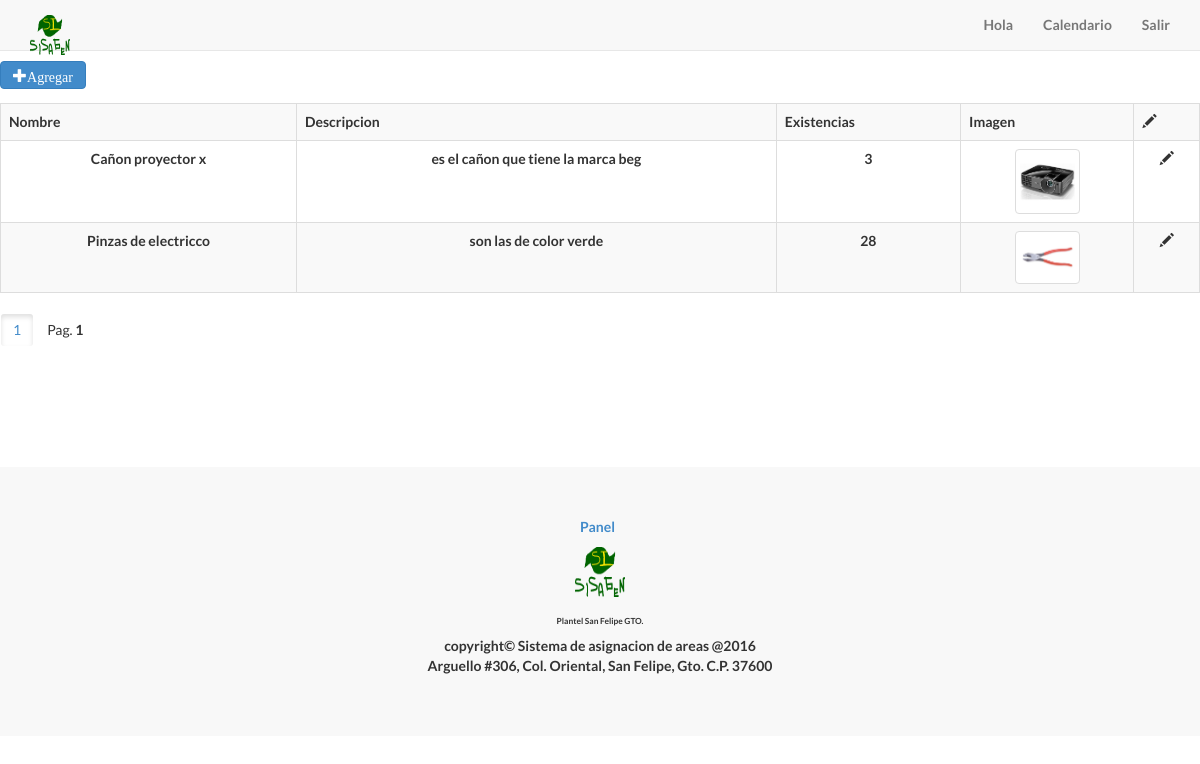
The page /lisMaterial.php on the database its author committed.
### tables this page shows
CREATE TABLE `tbl_materiales` (
  `idRow` int(11) NOT NULL AUTO_INCREMENT,
  `nombre` varchar(20) NOT NULL,
  `descripcion` varchar(200) NOT NULL,
  `existencias` int(11) NOT NULL,
  `imagen` varchar(300) DEFAULT NULL,
  `eliminado` tinyint(1) NOT NULL DEFAULT '0',
  PRIMARY KEY (`idRow`),
  UNIQUE KEY `idRow` (`idRow`)
);

### lisMaterial.php (the view, shortened to what this page needs)
<?php
require "phplib/listados_PDO/PDO_Pagination.php";
$root = 'root';
$password = '';
$host = 'localhost';
$dbname = 'dbsr';
$connection = new PDO("mysql:host=$host;dbname=$dbname;", $root, $password);
$pagination = new PDO_Pagination($connection);
if(isset($_REQUEST["search"]) && $_REQUEST["search"] != "")
{
	$search = htmlspecialchars($_REQUEST["search"]);
	$pagination->param = "&search=$search";
	$pagination->rowCount("SELECT idRow,
                                    nombre,
                                    descripcion,
                                    existencias,
                                    imagen
								FROM tbl_materiales
						    WHERE nombre LIKE '%$search%' OR
						          descripcion LIKE '%$search%' OR
						          existencias LIKE '%$search%'    AND
                                  eliminado = false");
	$pagination->config(3, 5);
	$sql = "SELECT idRow,
                    nombre,
                    descripcion,
                    existencias,
                    imagen
                FROM tbl_materiales
            WHERE nombre LIKE '%$search%' OR
                  descripcion LIKE '%$search%' OR
                  existencias LIKE '%$search%'
                  AND eliminado = false
		    ORDER BY idRow ASC
		    LIMIT $pagination->start_row, $pagination->max_rows";
	$query = $connection->prepare($sql);
	$query->execute();
	$model = array();
	while($rows = $query->fetch())
	{
		$model[] = $rows;
	}
}
else
{
	$pagination->rowCount("SELECT idRow,
                                    nombre,
                                    descripcion,
                                    existencias,
                                    imagen
								FROM tbl_materiales
                                WHERE eliminado = false");
	$pagination->config(3, 5);
	$sql = "SELECT idRow,
                                    nombre,
                                    descripcion,
                                    existencias,
                                    imagen
								FROM tbl_materiales
                                WHERE eliminado = false
						   ORDER BY idRow ASC LIMIT $pagination->start_row, $pagination->max_rows";
	$query = $connection->prepare($sql);
	$query->execute();
	$model = array();
	while($rows = $query->fetch())
	{
		$model[] = $rows;
	}
}
?>
<!DOCTYPE html>
<html lang="es">
<head>
    <?php include 'inc/header.php'; ?>
</head>
<body>
<?php include 'inc/navigation.php'; ?>
    <br>
    <br>
    <br>
<div class="form-group">
<button id='btnAgregar' class="btn btn-primary glyphicon glyphicon-plus">Agregar</button>
</div>
<div class="form-group">
  <div class="table-responsive">
<table class="table table-bordered table-striped">
    <tr>
        <th align="center">Nombre</th>
        <th align="center">Descripcion</th>
        <th align="center">Existencias</th>
        <th align="center">Imagen</th>
        <th align="center"><span class='glyphicon glyphicon-pencil'></span></th>
    </tr>
    <?php
    foreach($model as $row)
    {
        echo "<tr>";
        echo "<td align='center'>".$row['nombre']."</td>";
        echo "<td align='center'>".$row['descripcion']."</td>";
        echo "<td align='center'>".$row['existencias']."</td>";
        echo "<td align='center'>  <img class='img-thumbnail' src='".$row['imagen']."' alt='Smiley face' height='65' width='65'></td>";
        echo "<td align='center' data-value='".$row['idRow']."' class='editar' onclick='editar(".$row['idRow'].")'><span class='glyphicon glyphicon-pencil'></span> </td>";
        echo "</tr>";
    }
    ?>
</table>
    </div>
    </div>
<div>
<?php
$pagination->pages("btn");
?>
</div>
<?php include 'inc/footer.php'; ?>
</body>
</html>

### inc/header.php (shortened to what this page needs)
				<link rel="stylesheet" type="text/css" href="css/bootstrap.min.css">
				<link rel="stylesheet" href="css/calendar.css">
				<link href="css/font-awesome.min.css" rel="stylesheet">
				<link rel="stylesheet" href="css/jquery-ui.css">
        <link rel="stylesheet" href="css/bootstrap-datetimepicker.min.css" />
    <link href="css/landing-page.css" rel="stylesheet">
<link rel="stylesheet" href="css/styleSistema.css">

### inc/navigation.php (shortened to what this page needs)
<nav class="navbar navbar-default navbar-fixed-top topnav" role="navigation">
    <div class="container topnav">
        <div class="navbar-header">
            <a class="navbar-brand topnav" href="panel.php"><img src="img/logo1.png" alt="Conalep" width="40" height="40" /></a>
        </div>
        <div class="collapse navbar-collapse" id="bs-example-navbar-collapse-1">
            <ul class="nav navbar-nav navbar-right">
              <li>
                <?php
                if($_SESSION['rol_principal'] != 1){
                  $Usu1 = $_SESSION['usuario'];
                  $url = "updUsuario.php?idElemen=".$_SESSION['id'];
                 echo '<a href="'.$url.'"> Hola '.$Usu1.'</a>';
                }
                ?>
              </li>
                <li>
                    <a href="panel.php">Calendario</a>
                </li>
                <li class='pull-right'>
                    <a href="logout.php">Salir</a>
                </li>
            </ul>
        </div>
    </div>
</nav>

### phplib/listados_PDO/PDO_Pagination.php (shortened to what this page needs)
<?php
class PDO_Pagination
{
public $connection;
public $total;
public $page;
public $item;
public $max_pages;
public $max_rows;
public $param;
public $btn_page;
public $btn_active;
public function __construct($connection) {
        $this->btn_page = 'Pag.';
        $this->btn_active = 'active';
    return $this->connection = $connection;
}
public function rowCount($query)
{
$query = $this->connection->prepare($query);
$query->execute();
$this->total = $query->rowCount();
}
public function config($max_pages, $max_rows)
{
$this->start_row = 0;
$this->item = 0;
$this->max_pages = $max_pages;
$this->max_rows = $max_rows;
}
public function pages($class='')
{
for($x = $this->item; $x < $this->max_pages; $x++)
{
while($x * $this->max_rows < $this->total)
{
$p = $x+1;
$this->page == $p-1 ? $active = ' ' . $this->btn_active : $active = null;
echo "<a class='$class$active' href='?page=$x&item=$this->item&max=$this->max_pages".$this->param."'>$p</a>";
break;
}
}
$numbers = $this->page+1;
echo "<span class='$class'>$this->btn_page <b>$numbers</b></span>";
}
}

### inc/footer.php
<br>
<br>
<br>
<br>
<br>
<br>
    <footer>
        <div class="container">
            <div class="row" style="text-align: center;">
                <div class="col-lg-12">
                    <ul class="list-inline">
                        <li>
                            <a href="panel.php">Panel</a>
                        </li>
                    </ul>
                    <img src="img/logo1.png" alt="Conalep" width="50" height="50" />
                    <h1 style="font-size: 60%;">Plantel San Felipe GTO.</h1>
                    <p>
                      copyright&copy; Sistema de asignacion de areas @2016<br> Arguello #306,
                      Col. Oriental, San Felipe, Gto. C.P. 37600
                    </p>
                </div>
            </div>
        </div>
    </footer>

### css/landing-page.css (style rules this page uses)
body, html { width: 100%; height: 100%; }
body, h1, h2, h3, h4, h5, h6 { font-family: "Lato","Helvetica Neue",Helvetica,Arial,sans-serif; font-weight: 700; }
.topnav { font-size: 14px; }
footer { padding: 50px 0; background-color: #f8f8f8; }

### rows shown on the page
tbl_materiales: nombre "Cañon proyector x", descripcion "es el cañon que tiene la marca beg", existencias "3", imagen (picture), $row['idRow'] 5 (drawn)
tbl_materiales: nombre "Pinzas de electricco", descripcion "son las de color verde", existencias "28", imagen (picture), $row['idRow'] 6 (drawn)

### other values the page prints
$p "1"
$this->btn_page "Pag."
$numbers "1"
